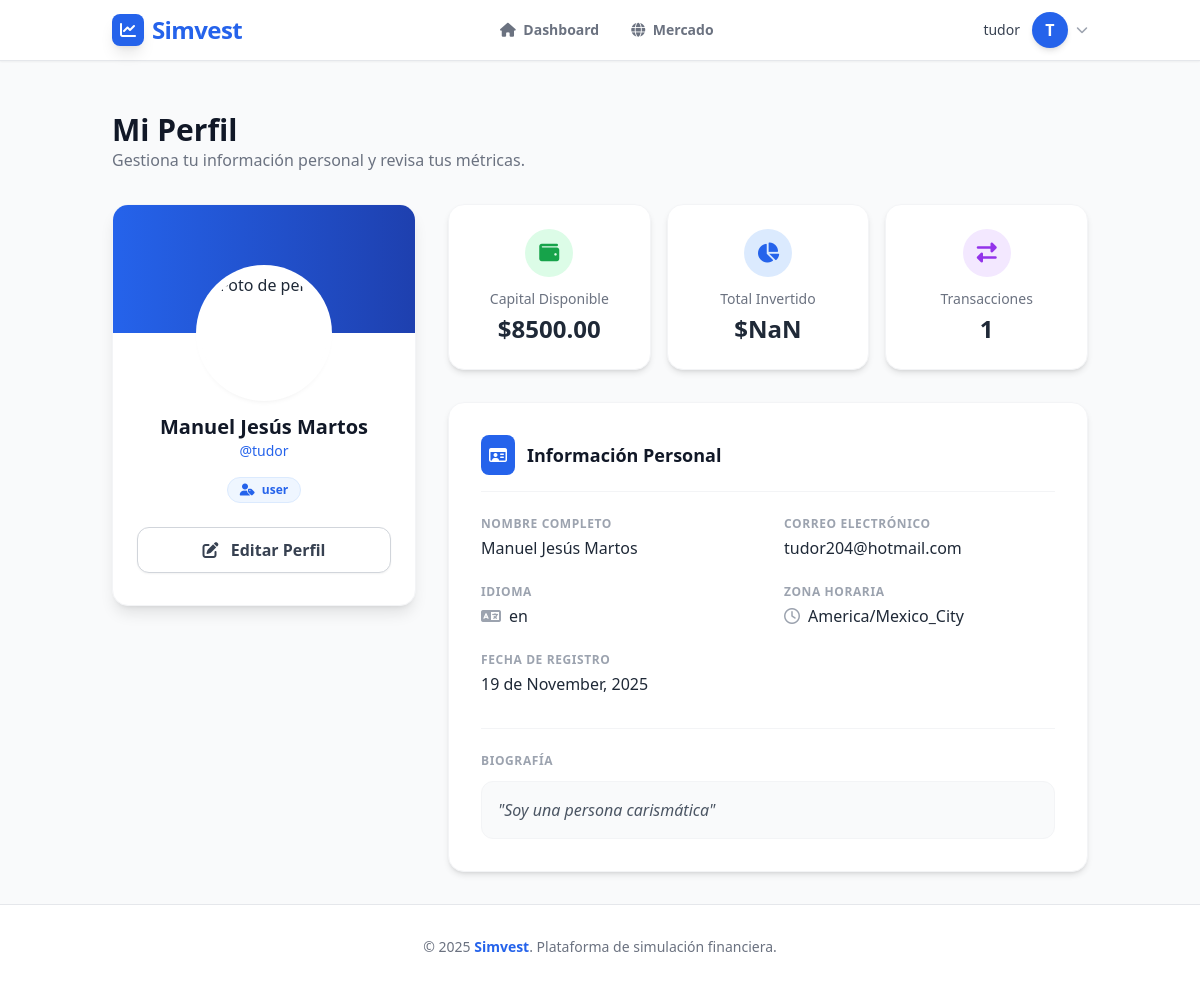
Screenshot of /profile (signed in) with the database file from the repository.
### app/models.py (models this page shows, shortened)
class User(db.Model, UserMixin):
    __tablename__ = 'users'
    id = db.Column(db.Integer, primary_key=True)
    username = db.Column(db.String(20), unique=True, nullable=False)
    email = db.Column(db.String(120), unique=True, nullable=False)
    password_hash = db.Column(db.String(128), nullable=False)  # Cambiado de password a password_hash
    first_name = db.Column(db.String(50))
    last_name = db.Column(db.String(50))
    capital = db.Column(db.Float, nullable=False, default=10000.00)
    created_at = db.Column(db.DateTime, nullable=False, default=datetime.utcnow)
    last_login = db.Column(db.DateTime)
    is_active = db.Column(db.Boolean, default=True)
    is_verified = db.Column(db.Boolean, default=False)
    profile_picture = db.Column(db.String(255))
    bio = db.Column(db.Text)
    language = db.Column(db.String(10), default='es')
    timezone = db.Column(db.String(50), default='UTC')
    role = db.Column(db.String(20), default='user')
    @property
    def password(self):
        raise AttributeError('La contraseña no es un atributo legible')
    @password.setter
    def password(self, password):
        self.set_password(password)
    def get_full_name(self):
        if self.first_name and self.last_name:
            return f"{self.first_name} {self.last_name}"
        return self.username

### app/controllers/ProfileController.py (the view)
@app.route('/profile', methods=['GET'])
@login_required
def profile():
    return render_template('Profile/profile.html', user=current_user)

### app/models.py (called while the page is built)
@login_manager.user_loader
def load_user(user_id):
    return db.session.get(User, int(user_id))

### app/templates/Profile/profile.html (shortened to what this page needs)
{% extends "base.html" %}
{% block content %}
<div class="max-w-6xl mx-auto">
    <div class="mb-8">
        <h1 class="text-3xl font-bold text-gray-900 dark:text-white">Mi Perfil</h1>
        <p class="text-gray-500 dark:text-gray-400">Gestiona tu información personal y revisa tus métricas.</p>
    </div>
    <div class="grid grid-cols-1 lg:grid-cols-12 gap-8">
        <div class="lg:col-span-4">
            <div class="bg-white dark:bg-gray-800 rounded-2xl shadow-lg border border-gray-100 dark:border-gray-700 overflow-hidden sticky top-24">
                <div class="px-6 pb-8 relative">
                    <div class="relative -mt-16 mb-4 flex justify-center">
                        <div class="h-32 w-32 rounded-full ring-4 ring-white dark:ring-gray-800 bg-white p-1 shadow-md">
                            <img src="{{ user.profile_picture or url_for('static', filename='images/default-avatar.png') }}"
                                 class="h-full w-full rounded-full object-cover"
                                 alt="Foto de perfil">
                        </div>
                    </div>
                    <div class="text-center">
                        <h2 class="text-xl font-bold text-gray-900 dark:text-white">
                            {{ user.get_full_name() or user.username }}
                        </h2>
                        <p class="text-sm text-simvest-blue dark:text-simvest-lightblue font-medium mb-4">
                            @{{ user.username }}
                        </p>
                        <div class="flex justify-center gap-2 mb-6">
                            <span class="px-3 py-1 rounded-full text-xs font-semibold bg-blue-50 text-blue-600 dark:bg-blue-900/30 dark:text-blue-200 border border-blue-100 dark:border-blue-800">
                                <i class="fa-solid fa-user-tag mr-1"></i> {{ user.role or 'Inversor' }}
                            </span>
                        </div>
                        <a href="{{ url_for('edit_profile') }}"
                           class="w-full block bg-white dark:bg-gray-700 border border-gray-300 dark:border-gray-600 text-gray-700 dark:text-gray-200 font-semibold py-2.5 px-4 rounded-xl hover:bg-gray-50 dark:hover:bg-gray-600 transition duration-200 shadow-sm">
                           <i class="fa-solid fa-pen-to-square mr-2"></i> Editar Perfil
                        </a>
                    </div>
                </div>
            </div>
        </div>
        <div class="lg:col-span-8 space-y-8">
            <div class="grid grid-cols-1 md:grid-cols-3 gap-4">
                <div class="bg-white dark:bg-gray-800 p-6 rounded-2xl shadow-md border border-gray-100 dark:border-gray-700 flex flex-col items-center text-center hover:shadow-lg transition-shadow">
                    <div class="w-12 h-12 bg-green-100 text-green-600 dark:bg-green-900/30 dark:text-green-400 rounded-full flex items-center justify-center mb-3 text-xl">
                        <i class="fa-solid fa-wallet"></i>
                    </div>
                    <p class="text-sm text-gray-500 dark:text-gray-400 font-medium">Capital Disponible</p>
                    <h3 class="text-2xl font-bold text-gray-800 dark:text-white mt-1">
                        ${{ "%.2f"|format(user.capital) }}
                    </h3>
                </div>
                <div class="bg-white dark:bg-gray-800 p-6 rounded-2xl shadow-md border border-gray-100 dark:border-gray-700 flex flex-col items-center text-center hover:shadow-lg transition-shadow">
                    <div class="w-12 h-12 bg-blue-100 text-simvest-blue dark:bg-blue-900/30 dark:text-blue-400 rounded-full flex items-center justify-center mb-3 text-xl">
                        <i class="fa-solid fa-chart-pie"></i>
                    </div>
                    <p class="text-sm text-gray-500 dark:text-gray-400 font-medium">Total Invertido</p>
                    <h3 class="text-2xl font-bold text-gray-800 dark:text-white mt-1" id="total-invested">
                    </h3>
                </div>
                <div class="bg-white dark:bg-gray-800 p-6 rounded-2xl shadow-md border border-gray-100 dark:border-gray-700 flex flex-col items-center text-center hover:shadow-lg transition-shadow">
                    <div class="w-12 h-12 bg-purple-100 text-purple-600 dark:bg-purple-900/30 dark:text-purple-400 rounded-full flex items-center justify-center mb-3 text-xl">
                        <i class="fa-solid fa-right-left"></i>
                    </div>
                    <p class="text-sm text-gray-500 dark:text-gray-400 font-medium">Transacciones</p>
                    <h3 class="text-2xl font-bold text-gray-800 dark:text-white mt-1" id="transactions-count">
                    </h3>
                </div>
            </div>
            <div class="bg-white dark:bg-gray-800 rounded-2xl shadow-md border border-gray-100 dark:border-gray-700 p-8">
                <div class="flex items-center gap-3 mb-6 pb-4 border-b border-gray-100 dark:border-gray-700">
                    <div class="bg-simvest-blue text-white p-2 rounded-lg">
                        <i class="fa-regular fa-id-card"></i>
                    </div>
                    <h3 class="text-lg font-bold text-gray-900 dark:text-white">Información Personal</h3>
                </div>
                <div class="grid grid-cols-1 md:grid-cols-2 gap-y-6 gap-x-8">
                    <div>
                        <label class="block text-xs font-semibold text-gray-400 uppercase tracking-wider mb-1">Nombre Completo</label>
                        <p class="text-gray-800 dark:text-gray-200 font-medium">
                            {{ user.first_name }} {{ user.last_name }}
                        </p>
                    </div>
                    <div>
                        <label class="block text-xs font-semibold text-gray-400 uppercase tracking-wider mb-1">Correo Electrónico</label>
                        <p class="text-gray-800 dark:text-gray-200 font-medium">{{ user.email }}</p>
                    </div>
                    <div>
                        <label class="block text-xs font-semibold text-gray-400 uppercase tracking-wider mb-1">Idioma</label>
                        <p class="text-gray-800 dark:text-gray-200 font-medium flex items-center gap-2">
                            <i class="fa-solid fa-language text-gray-400"></i> {{ user.language or 'Español' }}
                        </p>
                    </div>
                    <div>
                        <label class="block text-xs font-semibold text-gray-400 uppercase tracking-wider mb-1">Zona Horaria</label>
                        <p class="text-gray-800 dark:text-gray-200 font-medium flex items-center gap-2">
                            <i class="fa-regular fa-clock text-gray-400"></i> {{ user.timezone or 'UTC' }}
                        </p>
                    </div>
                    <div>
                        <label class="block text-xs font-semibold text-gray-400 uppercase tracking-wider mb-1">Fecha de Registro</label>
                        <p class="text-gray-800 dark:text-gray-200 font-medium">
                            {{ user.created_at.strftime('%d de %B, %Y') }}
                        </p>
                    </div>
                </div>
                {% if user.bio %}
                <div class="mt-8 pt-6 border-t border-gray-100 dark:border-gray-700">
                    <label class="block text-xs font-semibold text-gray-400 uppercase tracking-wider mb-3">Biografía</label>
                    <div class="bg-gray-50 dark:bg-gray-700/50 p-4 rounded-xl text-gray-600 dark:text-gray-300 italic border border-gray-100 dark:border-gray-600">
                        "{{ user.bio }}"
                    </div>
                </div>
                {% endif %}
            </div>
        </div>
    </div>
</div>
{% endblock %}

### app/templates/base.html (shortened to what this page needs)
<!DOCTYPE html>
<html lang="es" class="scroll-smooth">
<head>
  <script src="https://cdn.tailwindcss.com"></script>
  <link href="https://unpkg.com/aos@2.3.1/dist/aos.css" rel="stylesheet">
  <link rel="stylesheet" href="https://cdnjs.cloudflare.com/ajax/libs/font-awesome/6.4.0/css/all.min.css">
</head>
<body class="font-sans text-simvest-gray bg-simvest-bg dark:bg-simvest-darkbg dark:text-gray-100 transition-colors duration-300">
  <header class="bg-white/90 dark:bg-gray-800/90 backdrop-blur-md shadow-sm fixed w-full top-0 z-50 border-b border-gray-200 dark:border-gray-700 transition-colors duration-300">
    <div class="container mx-auto flex justify-between items-center px-6 py-3">
      <a href="{{ url_for('dashboard.dashboard') }}" class="flex items-center gap-2 group">
        <div class="w-8 h-8 bg-simvest-blue text-white flex items-center justify-center rounded-lg shadow-lg group-hover:rotate-12 transition-transform">
            <i class="fa-solid fa-chart-line"></i>
        </div>
        <span class="text-2xl font-extrabold tracking-tight text-simvest-blue dark:text-simvest-lightblue">
          Simvest
        </span>
      </a>
      {% if current_user.is_authenticated %}
      <nav class="hidden md:flex items-center space-x-8">
          <a href="{{ url_for('dashboard.dashboard') }}"
             class="text-sm font-semibold transition-colors duration-200
             {% if request.endpoint == 'dashboard.dashboard' %} text-simvest-blue dark:text-simvest-lightblue {% else %} text-gray-500 hover:text-simvest-blue dark:text-gray-400 dark:hover:text-white {% endif %}">
             <i class="fa-solid fa-house mr-1"></i> Dashboard
          </a>
          <a href="{{ url_for('market.market') }}"
             class="text-sm font-semibold transition-colors duration-200
             {% if request.endpoint == 'market.market' %} text-simvest-blue dark:text-simvest-lightblue {% else %} text-gray-500 hover:text-simvest-blue dark:text-gray-400 dark:hover:text-white {% endif %}">
             <i class="fa-solid fa-globe mr-1"></i> Mercado
          </a>
      </nav>
      {% endif %}
      <div class="flex items-center gap-4">
        {% if current_user.is_authenticated %}
          <div class="relative ml-3">
            <div>
              <button type="button" onclick="toggleDropdown()" class="flex items-center gap-2 max-w-xs bg-white dark:bg-gray-800 rounded-full focus:outline-none focus:ring-2 focus:ring-offset-2 focus:ring-simvest-blue" id="user-menu-button" aria-expanded="false" aria-haspopup="true">
                <span class="hidden md:block text-sm font-medium text-gray-700 dark:text-gray-200 mr-1">
                    {{ current_user.username }}
                </span>
                {% if current_user.profile_picture %}
                    <img class="h-9 w-9 rounded-full object-cover border border-gray-200 dark:border-gray-600" src="{{ url_for('static', filename='uploads/' + current_user.profile_picture) }}" alt="">
                {% else %}
                    <div class="h-9 w-9 rounded-full bg-simvest-blue text-white flex items-center justify-center font-bold shadow-md">
                        {{ current_user.username[0] | upper }}
                    </div>
                {% endif %}
                <i class="fa-solid fa-chevron-down text-xs text-gray-400"></i>
              </button>
            </div>
          </div>
        {% endif %}
      </div>
    </div>
  </header>
  <main data-aos="fade-up" data-aos-delay="50" class="container mx-auto px-6 py-8">
    {% block content %}{% endblock %}
  </main>
  <footer class="bg-white border-t border-gray-200 dark:bg-simvest-darkbg dark:border-gray-800 text-gray-500 dark:text-gray-400 py-8 mt-auto">
    <div class="container mx-auto px-6 text-center">
      <p class="text-sm">&copy; 2025 <span class="font-bold text-simvest-blue">Simvest</span>. Plataforma de simulación financiera.</p>
    </div>
  </footer>
</body>
</html>

### app/templates/base.html (style rules this page uses)
body { padding-top: 5rem; min-height: 100vh; display: flex; flex-direction: column; }
main { flex: 1; }

### rows the page displays
User: username "tudor", username "T", first_name+last_name "Manuel Jesús Martos", role "user", capital "8500.00", first_name "Manuel Jesús", last_name "Martos", email "tudor204@hotmail.com", language "en", timezone "America/Mexico_City", created_at "19 de November, 2025", bio "Soy una persona carismática"
